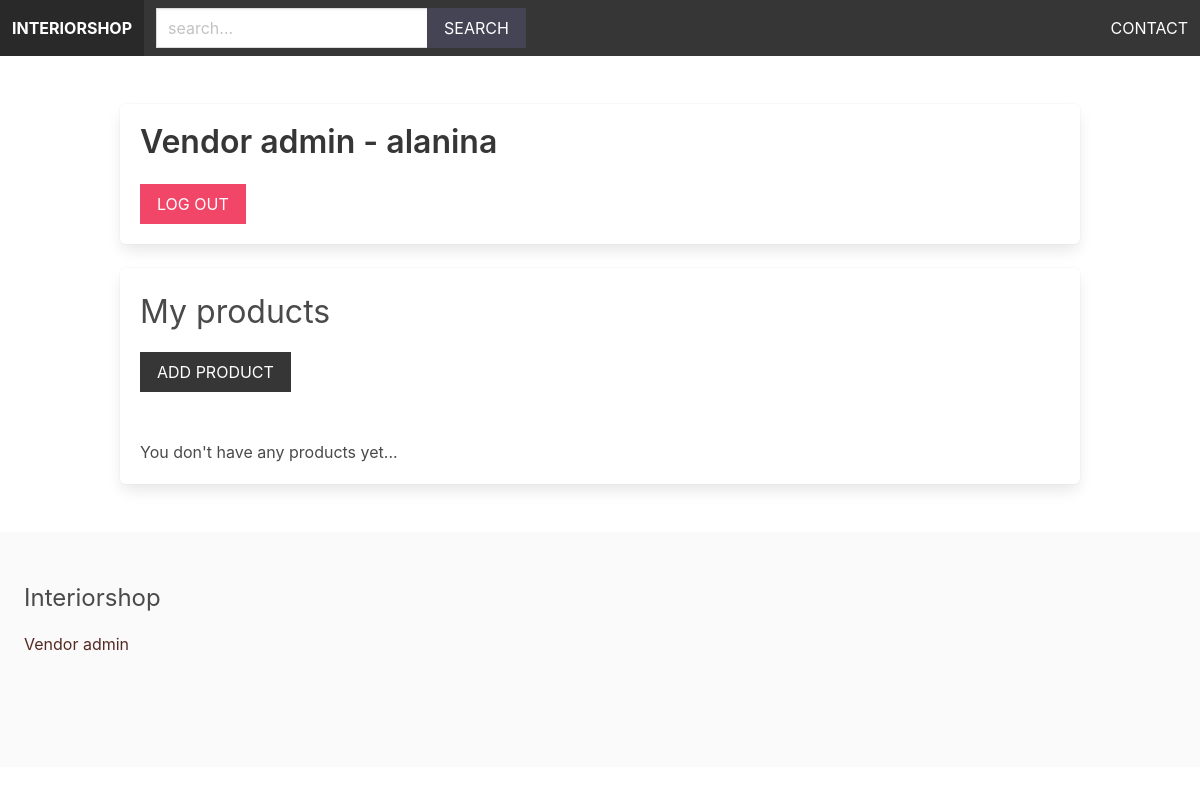
Before: /vendors/vendor-admin/ (signed in) with the older database file.
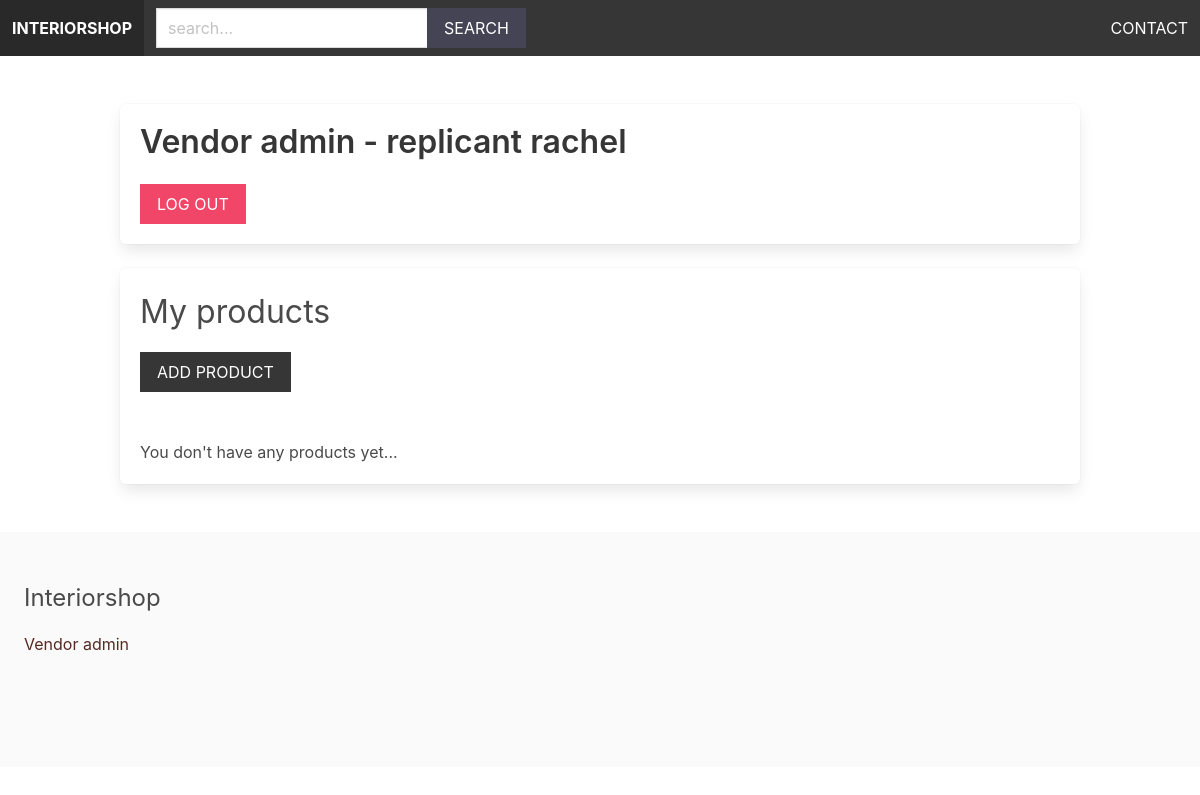
After: the same page with the newer database file.
### apps/vendor/models.py (models this page shows, shortened)
class Vendor(models.Model):
    name = models.CharField(max_length=255) #name for the vendor
    created_at = models.DateTimeField(auto_now_add=True) #check when the user is created, and will be automated
    created_by = models.OneToOneField(User, related_name='vendor', on_delete=models.CASCADE) #reference the user with the vendor created
    class Meta:
        ordering = ['name']

### apps/vendor/views.py (the view)
# urls.py: path('vendor-admin/', views.vendor_admin, name='vendor_admin'),
@login_required #check if the user is logged
def vendor_admin(request):
    vendor = request.user.vendor
    products = vendor.products.all()
    return render(request, 'vendor/vendor_admin.html', {'vendor': vendor, 'products':products})

### apps/product/context_processors.py (called while the page is built)
def menu_categories(request):
    categories = Category.objects.all()
    return {'menu_categories':categories}

### apps/vendor/templates/vendor/vendor_admin.html (shortened to what this page needs)
{% extends 'core/base.html' %}
{% block content %}
    <div class="box">
        <h1 class="title"> Vendor admin - {{ vendor.name }} </h1>
        <a href="{% url 'logout' %}" class="button is-danger is-uppercase">Log out</a>
    </div>
    <div class="box">
        <h2 class="is-size-3 mb-4">My products</h2>
        <a href= "{% url 'add_product' %}" class="button is-dark is-uppercase mb-6">Add product</a>
        {% if products %}
            <table class="table is-fullwith">
                <thead>
                    <tr>
                        <th>Title</h>
                        <th>Title</h>
                    </tr>
                </thead>
                {% for product in products %}
                    <tr>
                        <td><a href="{% url 'product' product.category.slug product.slug %}">{{ product.title }}</a></td>
                        <td>{{ product.price }}</td>
                    </tr>
                {% endfor %}
                <tbody>
                </tbody>
            </table>
        {% else %}
            <p> You don't have any products yet...</p>
        {% endif %}
    </div>
{% endblock %}

Changed rows visible on the page:
removed Vendor: name "alanina"
added Vendor: name "replicant rachel"
